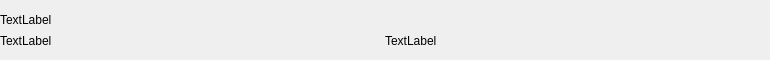
<?xml version="1.0" encoding="UTF-8"?>
<ui version="4.0">
 <class>LoadItem</class>
 <widget class="QWidget" name="LoadItem">
  <property name="geometry">
   <rect>
    <x>0</x>
    <y>0</y>
    <width>770</width>
    <height>60</height>
   </rect>
  </property>
  <property name="windowTitle">
   <string>Form</string>
  </property>
  <layout class="QVBoxLayout" name="verticalLayout">
   <property name="spacing">
    <number>0</number>
   </property>
   <property name="leftMargin">
    <number>0</number>
   </property>
   <property name="topMargin">
    <number>9</number>
   </property>
   <property name="rightMargin">
    <number>0</number>
   </property>
   <property name="bottomMargin">
    <number>9</number>
   </property>
   <item>
    <widget class="QLabel" name="name">
     <property name="text">
      <string>TextLabel</string>
     </property>
    </widget>
   </item>
   <item>
    <layout class="QHBoxLayout" name="horizontalLayout">
     <item>
      <widget class="QLabel" name="time">
       <property name="text">
        <string>TextLabel</string>
       </property>
      </widget>
     </item>
     <item>
      <widget class="QLabel" name="versionNumber">
       <property name="text">
        <string>TextLabel</string>
       </property>
      </widget>
     </item>
    </layout>
   </item>
  </layout>
 </widget>
 <resources/>
 <connections/>
</ui>
